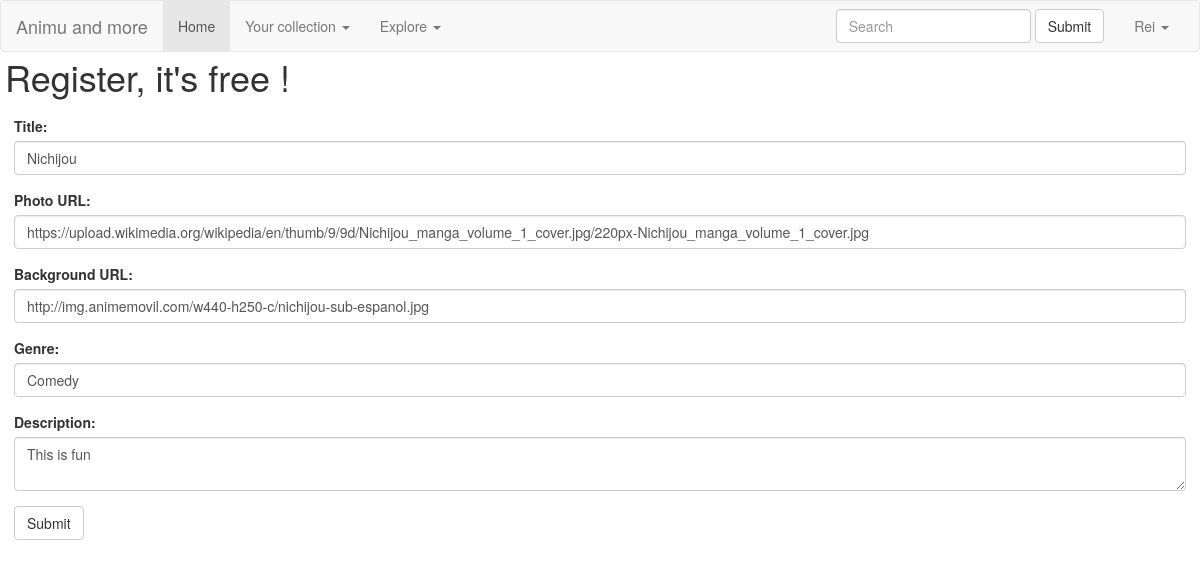
/editContent.php?id=20 (signed in), run on the app's committed database.
### tables this page shows
CREATE TABLE `content` (
  `ContentID` int(11) NOT NULL,
  `Name` varchar(255) NOT NULL,
  `Type` varchar(255) NOT NULL,
  `Author` varchar(255) DEFAULT NULL,
  `Photo` varchar(255) DEFAULT NULL,
  `BackgroundPhoto` varchar(255) NOT NULL,
  `Genre` varchar(255) DEFAULT NULL,
  `ReleaseDate` date DEFAULT NULL,
  `Description` varchar(255) DEFAULT NULL,
  `RegistrationDate` timestamp NOT NULL DEFAULT CURRENT_TIMESTAMP ON UPDATE CURRENT_TIMESTAMP
);

### editContent.php (the view, shortened to what this page needs)
<?php
include 'head.php';
?>
<body>
<?php
include 'header.php';
?>
<?php
  if(isset($_SESSION['login_user']) && isset($_GET['id'])){
      include 'connection.php';
      $content = $_GET['id'];
   $sqldata = "SELECT * FROM content WHERE ContentID = $content ";
   $resultdata = mysqli_query($conn,$sqldata);
    if ($resultdata->num_rows >0) {
      $row = $resultdata->fetch_assoc();
    }
    else {
          header("Location: 404.php");
        echo " 0 results";
    }
 }
 else{
    header("Location: 404.php");
 }
?>
  <h1 id="title-register">Register, it's free !</h1>
  <div class="createContent-wrapper">
  <form class="form-vertical" role="form" method="post" action="editContent.php?id=<?php echo $_GET['id'] ?>">
	  <div class="form-group">
	    <label for="title">Title:</label>
	    <input type="text" class="form-control" id="title" name="title"  value = "<?php echo $row['Name'] ?>">
	  </div>
	  <div class="form-group">
	    <label for="Photo">Photo URL:</label>
	    <input type="text" class="form-control" id="photo" name = "photo" value = "<?php echo $row['Photo'] ?>">
	  </div>
    <div class="form-group">
      <label for="Background">Background URL:</label>
      <input type="text" class="form-control" id="background" name = "background" value = "<?php echo $row['BackgroundPhoto'] ?>">
    </div>
	  <div class="form-group">
	    <label for="genre">Genre:</label>
	    <input type="text" class="form-control" id="genre" name = "genre" value = "<?php echo $row['Genre'] ?>">
	  </div>
	  <div class="form-group">
	    <label for="description">Description:</label>
	    <textarea type="text" class="form-control" id="description" name="description"><?php echo $row['Description'] ?></textarea>
	  </div>
	  <button type="submit" class="btn btn-default">Submit</button>
    </form>
  </div>
</body>
</html>

### css/style.css (style rules this page uses)
#title-register { margin: 5px; }
.createContent-wrapper { padding: 1em; }

### data on the page
content: title "Nichijou", photo "https://upload.wikimedia.org/wikipedia/en/thumb/9/9d/Nichijou_manga_volume_1_cover.jpg/220px-Nichijou_manga_volume_1_cover.jpg", background "http://img.animemovil.com/w440-h250-c/nichijou-sub-espanol.jpg", genre "Comedy", description "This is fun"

### other printed values
$_SESSION['username'] "Rei"
